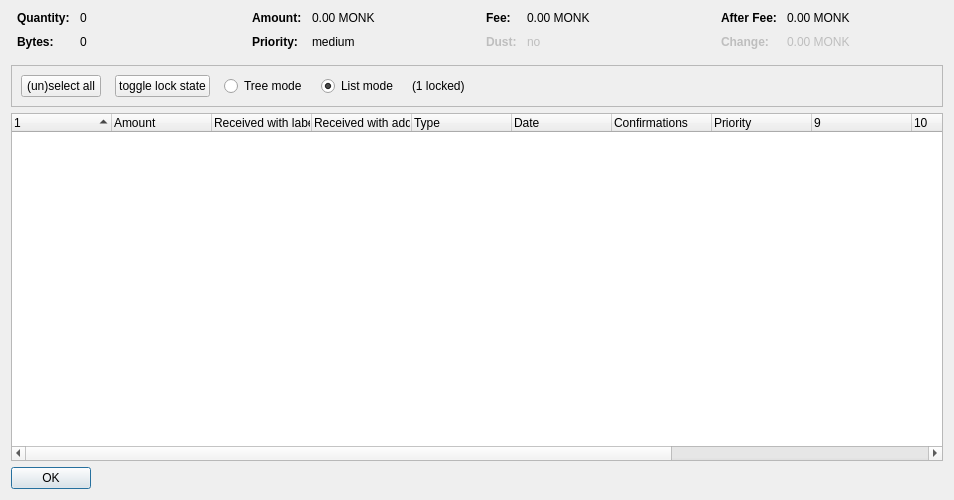
<?xml version="1.0" encoding="UTF-8"?>
<ui version="4.0">
 <class>CoinControlDialog</class>
 <widget class="QDialog" name="CoinControlDialog">
  <property name="geometry">
   <rect>
    <x>0</x>
    <y>0</y>
    <width>954</width>
    <height>500</height>
   </rect>
  </property>
  <property name="windowTitle">
   <string>Coin Selection</string>
  </property>
  <layout class="QVBoxLayout" name="verticalLayout">
   <item>
    <layout class="QHBoxLayout" name="horizontalLayoutTop" stretch="0,0,0,0">
     <property name="topMargin">
      <number>0</number>
     </property>
     <property name="bottomMargin">
      <number>10</number>
     </property>
     <item>
      <layout class="QFormLayout" name="formLayoutCoinControl1">
       <property name="horizontalSpacing">
        <number>10</number>
       </property>
       <property name="verticalSpacing">
        <number>10</number>
       </property>
       <property name="leftMargin">
        <number>6</number>
       </property>
       <property name="rightMargin">
        <number>6</number>
       </property>
       <item row="0" column="0">
        <widget class="QLabel" name="labelCoinControlQuantityText">
         <property name="font">
          <font>
           <weight>75</weight>
           <bold>true</bold>
          </font>
         </property>
         <property name="text">
          <string>Quantity:</string>
         </property>
        </widget>
       </item>
       <item row="0" column="1">
        <widget class="QLabel" name="labelCoinControlQuantity">
         <property name="cursor">
          <cursorShape>IBeamCursor</cursorShape>
         </property>
         <property name="contextMenuPolicy">
          <enum>Qt::ActionsContextMenu</enum>
         </property>
         <property name="text">
          <string notr="true">0</string>
         </property>
         <property name="textInteractionFlags">
          <set>Qt::LinksAccessibleByMouse|Qt::TextSelectableByKeyboard|Qt::TextSelectableByMouse</set>
         </property>
        </widget>
       </item>
       <item row="1" column="0">
        <widget class="QLabel" name="labelCoinControlBytesText">
         <property name="font">
          <font>
           <weight>75</weight>
           <bold>true</bold>
          </font>
         </property>
         <property name="text">
          <string>Bytes:</string>
         </property>
        </widget>
       </item>
       <item row="1" column="1">
        <widget class="QLabel" name="labelCoinControlBytes">
         <property name="cursor">
          <cursorShape>IBeamCursor</cursorShape>
         </property>
         <property name="contextMenuPolicy">
          <enum>Qt::ActionsContextMenu</enum>
         </property>
         <property name="text">
          <string notr="true">0</string>
         </property>
         <property name="textInteractionFlags">
          <set>Qt::LinksAccessibleByMouse|Qt::TextSelectableByKeyboard|Qt::TextSelectableByMouse</set>
         </property>
        </widget>
       </item>
      </layout>
     </item>
     <item>
      <layout class="QFormLayout" name="formLayoutCoinControl2">
       <property name="horizontalSpacing">
        <number>10</number>
       </property>
       <property name="verticalSpacing">
        <number>10</number>
       </property>
       <property name="leftMargin">
        <number>6</number>
       </property>
       <property name="rightMargin">
        <number>6</number>
       </property>
       <item row="0" column="0">
        <widget class="QLabel" name="labelCoinControlAmountText">
         <property name="font">
          <font>
           <weight>75</weight>
           <bold>true</bold>
          </font>
         </property>
         <property name="text">
          <string>Amount:</string>
         </property>
        </widget>
       </item>
       <item row="0" column="1">
        <widget class="QLabel" name="labelCoinControlAmount">
         <property name="cursor">
          <cursorShape>IBeamCursor</cursorShape>
         </property>
         <property name="contextMenuPolicy">
          <enum>Qt::ActionsContextMenu</enum>
         </property>
         <property name="text">
          <string notr="true">0.00 MONK</string>
         </property>
         <property name="textInteractionFlags">
          <set>Qt::LinksAccessibleByMouse|Qt::TextSelectableByKeyboard|Qt::TextSelectableByMouse</set>
         </property>
        </widget>
       </item>
       <item row="1" column="0">
        <widget class="QLabel" name="labelCoinControlPriorityText">
         <property name="font">
          <font>
           <weight>75</weight>
           <bold>true</bold>
          </font>
         </property>
         <property name="text">
          <string>Priority:</string>
         </property>
        </widget>
       </item>
       <item row="1" column="1">
        <widget class="QLabel" name="labelCoinControlPriority">
         <property name="cursor">
          <cursorShape>IBeamCursor</cursorShape>
         </property>
         <property name="contextMenuPolicy">
          <enum>Qt::ActionsContextMenu</enum>
         </property>
         <property name="text">
          <string>medium</string>
         </property>
         <property name="textInteractionFlags">
          <set>Qt::LinksAccessibleByMouse|Qt::TextSelectableByKeyboard|Qt::TextSelectableByMouse</set>
         </property>
        </widget>
       </item>
      </layout>
     </item>
     <item>
      <layout class="QFormLayout" name="formLayoutCoinControl3">
       <property name="horizontalSpacing">
        <number>10</number>
       </property>
       <property name="verticalSpacing">
        <number>10</number>
       </property>
       <property name="leftMargin">
        <number>6</number>
       </property>
       <property name="rightMargin">
        <number>6</number>
       </property>
       <item row="0" column="0">
        <widget class="QLabel" name="labelCoinControlFeeText">
         <property name="font">
          <font>
           <weight>75</weight>
           <bold>true</bold>
          </font>
         </property>
         <property name="text">
          <string>Fee:</string>
         </property>
        </widget>
       </item>
       <item row="0" column="1">
        <widget class="QLabel" name="labelCoinControlFee">
         <property name="cursor">
          <cursorShape>IBeamCursor</cursorShape>
         </property>
         <property name="contextMenuPolicy">
          <enum>Qt::ActionsContextMenu</enum>
         </property>
         <property name="text">
          <string notr="true">0.00 MONK</string>
         </property>
         <property name="textInteractionFlags">
          <set>Qt::LinksAccessibleByMouse|Qt::TextSelectableByKeyboard|Qt::TextSelectableByMouse</set>
         </property>
        </widget>
       </item>
       <item row="1" column="0">
        <widget class="QLabel" name="labelCoinControlLowOutputText">
         <property name="enabled">
          <bool>false</bool>
         </property>
         <property name="font">
          <font>
           <weight>75</weight>
           <bold>true</bold>
          </font>
         </property>
         <property name="text">
          <string>Dust:</string>
         </property>
        </widget>
       </item>
       <item row="1" column="1">
        <widget class="QLabel" name="labelCoinControlLowOutput">
         <property name="enabled">
          <bool>false</bool>
         </property>
         <property name="cursor">
          <cursorShape>IBeamCursor</cursorShape>
         </property>
         <property name="contextMenuPolicy">
          <enum>Qt::ActionsContextMenu</enum>
         </property>
         <property name="text">
          <string>no</string>
         </property>
         <property name="textInteractionFlags">
          <set>Qt::LinksAccessibleByMouse|Qt::TextSelectableByKeyboard|Qt::TextSelectableByMouse</set>
         </property>
        </widget>
       </item>
      </layout>
     </item>
     <item>
      <layout class="QFormLayout" name="formLayoutCoinControl4">
       <property name="horizontalSpacing">
        <number>10</number>
       </property>
       <property name="verticalSpacing">
        <number>10</number>
       </property>
       <property name="leftMargin">
        <number>6</number>
       </property>
       <property name="rightMargin">
        <number>6</number>
       </property>
       <item row="0" column="0">
        <widget class="QLabel" name="labelCoinControlAfterFeeText">
         <property name="font">
          <font>
           <weight>75</weight>
           <bold>true</bold>
          </font>
         </property>
         <property name="text">
          <string>After Fee:</string>
         </property>
        </widget>
       </item>
       <item row="0" column="1">
        <widget class="QLabel" name="labelCoinControlAfterFee">
         <property name="cursor">
          <cursorShape>IBeamCursor</cursorShape>
         </property>
         <property name="contextMenuPolicy">
          <enum>Qt::ActionsContextMenu</enum>
         </property>
         <property name="text">
          <string notr="true">0.00 MONK</string>
         </property>
         <property name="textInteractionFlags">
          <set>Qt::LinksAccessibleByMouse|Qt::TextSelectableByKeyboard|Qt::TextSelectableByMouse</set>
         </property>
        </widget>
       </item>
       <item row="1" column="0">
        <widget class="QLabel" name="labelCoinControlChangeText">
         <property name="enabled">
          <bool>false</bool>
         </property>
         <property name="font">
          <font>
           <weight>75</weight>
           <bold>true</bold>
          </font>
         </property>
         <property name="text">
          <string>Change:</string>
         </property>
        </widget>
       </item>
       <item row="1" column="1">
        <widget class="QLabel" name="labelCoinControlChange">
         <property name="enabled">
          <bool>false</bool>
         </property>
         <property name="cursor">
          <cursorShape>IBeamCursor</cursorShape>
         </property>
         <property name="contextMenuPolicy">
          <enum>Qt::ActionsContextMenu</enum>
         </property>
         <property name="text">
          <string notr="true">0.00 MONK</string>
         </property>
         <property name="textInteractionFlags">
          <set>Qt::LinksAccessibleByMouse|Qt::TextSelectableByKeyboard|Qt::TextSelectableByMouse</set>
         </property>
        </widget>
       </item>
      </layout>
     </item>
    </layout>
   </item>
   <item>
    <widget class="QFrame" name="frame">
     <property name="minimumSize">
      <size>
       <width>0</width>
       <height>40</height>
      </size>
     </property>
     <property name="frameShape">
      <enum>QFrame::StyledPanel</enum>
     </property>
     <property name="frameShadow">
      <enum>QFrame::Sunken</enum>
     </property>
     <layout class="QHBoxLayout" name="horizontalLayout">
      <item>
       <layout class="QHBoxLayout" name="horizontalLayoutPanel" stretch="0,0,0,0,0,0">
        <property name="spacing">
         <number>14</number>
        </property>
        <item>
         <widget class="QPushButton" name="pushButtonSelectAll">
          <property name="sizePolicy">
           <sizepolicy hsizetype="Maximum" vsizetype="Fixed">
            <horstretch>0</horstretch>
            <verstretch>0</verstretch>
           </sizepolicy>
          </property>
          <property name="text">
           <string>(un)select all</string>
          </property>
          <property name="autoDefault">
           <bool>false</bool>
          </property>
         </widget>
        </item>
        <item>
         <widget class="QPushButton" name="pushButtonToggleLock">
          <property name="sizePolicy">
           <sizepolicy hsizetype="Maximum" vsizetype="Fixed">
            <horstretch>0</horstretch>
            <verstretch>0</verstretch>
           </sizepolicy>
          </property>
          <property name="text">
           <string>toggle lock state</string>
          </property>
          <property name="autoDefault">
           <bool>false</bool>
          </property>
         </widget>
        </item>
        <item>
         <widget class="QRadioButton" name="radioTreeMode">
          <property name="sizePolicy">
           <sizepolicy hsizetype="Maximum" vsizetype="Fixed">
            <horstretch>0</horstretch>
            <verstretch>0</verstretch>
           </sizepolicy>
          </property>
          <property name="text">
           <string>Tree mode</string>
          </property>
         </widget>
        </item>
        <item>
         <widget class="QRadioButton" name="radioListMode">
          <property name="sizePolicy">
           <sizepolicy hsizetype="Maximum" vsizetype="Fixed">
            <horstretch>0</horstretch>
            <verstretch>0</verstretch>
           </sizepolicy>
          </property>
          <property name="text">
           <string>List mode</string>
          </property>
          <property name="checked">
           <bool>true</bool>
          </property>
         </widget>
        </item>
        <item>
         <widget class="QLabel" name="labelLocked">
          <property name="text">
           <string>(1 locked)</string>
          </property>
         </widget>
        </item>
        <item>
         <spacer name="horizontalSpacer">
          <property name="orientation">
           <enum>Qt::Horizontal</enum>
          </property>
          <property name="sizeHint" stdset="0">
           <size>
            <width>40</width>
            <height>20</height>
           </size>
          </property>
         </spacer>
        </item>
       </layout>
      </item>
     </layout>
    </widget>
   </item>
   <item>
    <widget class="CoinControlTreeWidget" name="treeWidget">
     <property name="contextMenuPolicy">
      <enum>Qt::CustomContextMenu</enum>
     </property>
     <property name="sortingEnabled">
      <bool>false</bool>
     </property>
     <property name="columnCount">
      <number>13</number>
     </property>
     <attribute name="headerShowSortIndicator" stdset="0">
      <bool>true</bool>
     </attribute>
     <attribute name="headerStretchLastSection">
      <bool>false</bool>
     </attribute>
     <column>
      <property name="text">
       <string/>
      </property>
     </column>
     <column>
      <property name="text">
       <string>Amount</string>
      </property>
     </column>
     <column>
      <property name="text">
       <string>Received with label</string>
      </property>
     </column>
     <column>
      <property name="text">
       <string>Received with address</string>
      </property>
     </column>
     <column>
      <property name="text">
       <string>Type</string>
      </property>
     </column>
     <column>
      <property name="text">
       <string>Date</string>
      </property>
     </column>
     <column>
      <property name="text">
       <string>Confirmations</string>
      </property>
      <property name="toolTip">
       <string>Confirmed</string>
      </property>
     </column>
     <column>
      <property name="text">
       <string>Priority</string>
      </property>
     </column>
     <column>
      <property name="text">
       <string/>
      </property>
     </column>
     <column>
      <property name="text">
       <string/>
      </property>
     </column>
     <column>
      <property name="text">
       <string/>
      </property>
     </column>
     <column>
      <property name="text">
       <string/>
      </property>
     </column>
     <column>
      <property name="text">
       <string/>
      </property>
     </column>
    </widget>
   </item>
   <item>
    <widget class="QDialogButtonBox" name="buttonBox">
     <property name="sizePolicy">
      <sizepolicy hsizetype="Maximum" vsizetype="Fixed">
       <horstretch>0</horstretch>
       <verstretch>0</verstretch>
      </sizepolicy>
     </property>
     <property name="orientation">
      <enum>Qt::Horizontal</enum>
     </property>
     <property name="standardButtons">
      <set>QDialogButtonBox::Ok</set>
     </property>
    </widget>
   </item>
  </layout>
 </widget>
 <customwidgets>
  <customwidget>
   <class>CoinControlTreeWidget</class>
   <extends>QTreeWidget</extends>
   <header>coincontroltreewidget.h</header>
  </customwidget>
 </customwidgets>
 <resources/>
 <connections/>
</ui>
